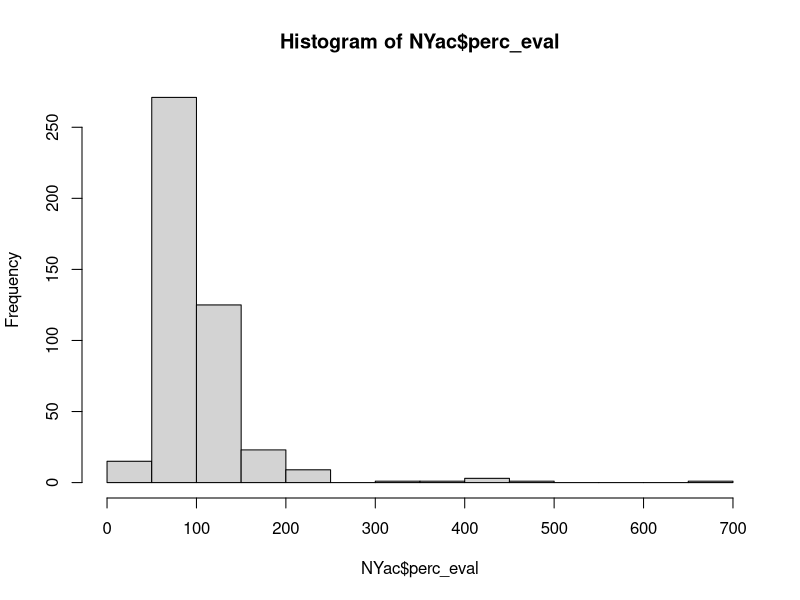
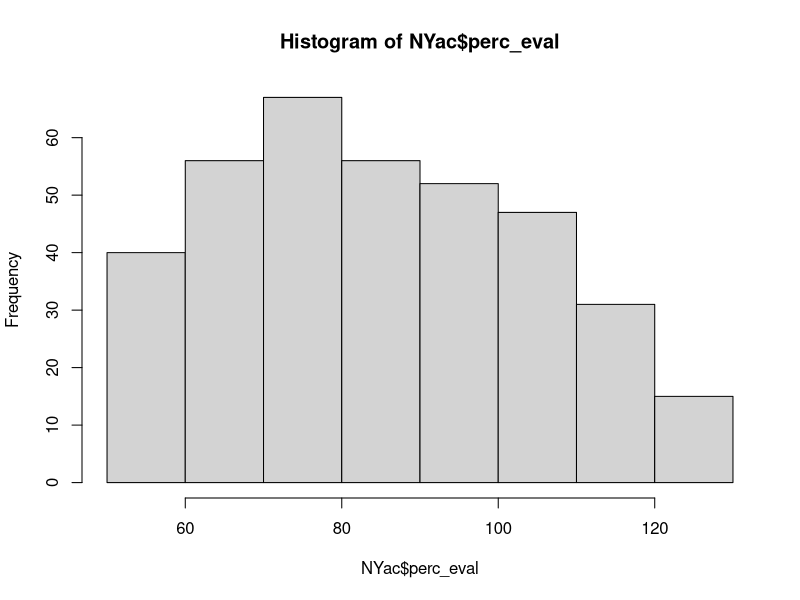

These figures' R source, in order:
# OpTIS adoption rate information for New York aggregated by counties 2015-2021.
# Data shared with AFT from Regrow analysis.
# Column "kpi_name" gives different types of land use areas, with "area" meaning the 
# analyzed acres of the county, tillage type/ cover crop / etc.
# units are ACRES
# this code cleans up the data by: 
## 1) comparing acres evaluated by OpTIS in 2017 with the harvested cropland acres reported in 2017 Ag Census
## 2) removing counties where <50% of harvested cropland was evaluated by OpTIS
## 3) removing counties in the lowest fifth percentile of harvested cropland (small ag counties)
## 4) reports excluded counties
## 5) calculates percent adoption for CT, CC, NT, RT by year and mean adoption for 2018-2021
## 6) saves cleaned up data in new .csv files

# Bonnie McGill - started July 2023



# load packages
library(reshape2) # for dcast()
library(tidyverse)


# to update data from google drive, run "download data.R"




# load the data  #### REDO THIS WITH UPDATED NY CORN AND SOYBEAN FOR ALL COUNTIES

datny <- read.csv("data/optis/datny.csv")


datny <- datny[,c(-1, -2, -4, -7, -10)]

# sum(is.na(datny$kpi_value))
# unique(datny$kpi_name)

# cast data into wide form for separate columns by kpi_name and kpi_value
datw <- dcast(datny, ...~kpi_name, value.var="kpi_value")
colnames(datw)[c(1,4:8)] <- c("county", "eval.acres", "ct.acres", "cc.acres", "nt.acres", "rt.acres") 

datw$county <- str_remove(datw$county, " County")

######### DATA CLEANING
# compare acres evaluated to harvested corn grain and soybean acres from NASS annual surveys
# 
# 
# # ### IMPROVEMENT: add harvested forage crop acres 2015-2021 by county from NASS survey data
# # ### only need to do once
# # # prep data
# # # note alfalfa ("HAYLAGE") and wheat data are not by county.
# df <- list.files(path="data/NASS harvested acres", pattern=" NY ", full.names=T)
# df <- df[1:2]  # note alfalfa ("HAYLAGE") and wheat data are not by county, so not helpful for assessing acreage evaluated as % of county crop acres.
# df <- lapply(df, function(i){
#         i <- read.csv(i)
#         i <- i %>%
#           select("Year", "County", "Data.Item", "Value") %>%
#           filter(!County %in% c("OTHER COUNTIES", "OTHER (COMBINED) COUNTIES")) %>%
#           rename("year"="Year", "county"="County", "crop_name"="Data.Item", "harv_ac"="Value")
#         i$harv_ac <- as.numeric(gsub(",", "", i$harv_ac)) # remove commas from values
#         i$crop_name <- gsub("CORN, GRAIN - ACRES HARVESTED", "Corn grain", i$crop_name)
#         i$crop_name <- gsub("CORN, SILAGE - ACRES HARVESTED", "Corn silage", i$crop_name)
#         i$crop_name <- gsub("SOYBEANS - ACRES HARVESTED", "Soybeans", i$crop_name)
#         i$county <- tools::toTitleCase(tolower(i$county)) # get county names ready to merge with OpTIS spellings, which are correct
#         i <- arrange(i, county)
#       })
# 
# # unique(df[[1]]$crop_name)
# # unique(df[[1]]$County)  ### 14 of 62 acres
# # [1] "CAYUGA"      "CORTLAND"    "ONONDAGA"    "TOMPKINS"    "CATTARAUGUS" "CHAUTAUQUA"  "ERIE"       
# # [8] "GENESEE"     "LIVINGSTON"  "ONTARIO"     "WAYNE"       "WYOMING"     "YATES"       "ALLEGANY"   
# # unique(df[[2]]$County)  ### 15 of 62 acres
# # [1] "CAYUGA"      "CORTLAND"    "ONONDAGA"    "TOMPKINS"    "ALLEGANY"    "CATTARAUGUS" "CHAUTAUQUA" 
# # [8] "STEUBEN"     "ERIE"        "GENESEE"     "LIVINGSTON"  "ONTARIO"     "WAYNE"       "WYOMING"    
# # [15] "YATES"      
# 
# acres <- bind_rows(df) # combine dfs into one df
# rm(df)
# 
# write.csv(acres, "data/NASS harvested acres/NY_harvested_forages2015-2021.csv", row.names=F)



# read in NASS data prepped above
acres <- read.csv("data/NASS harvested acres/NY_harvested_forages2015-2021.csv")

acres <- acres %>%
  mutate(crop_name2=gsub("Corn grain", "Corn",
                         gsub("Corn silage", "Corn", x=crop_name))) %>%  # corn silage and corn grain indistinguishable to OpTIS
  group_by(county, year, crop_name2) %>%
  mutate(harv_ac2 = sum(harv_ac)) %>%  # sum corn silage and corn grain acres together
  ungroup() %>%
  distinct(year, county, crop_name2, .keep_all=T) %>%
  select(year, county, harv_ac2, crop_name2) %>%
  rename(harv_ac = harv_ac2, crop_name = crop_name2)

# Optis data
NYac <- aggregate(eval.acres ~ crop_name + county + year, dat=datw, FUN="sum") %>%  # first sum acres across crops per year
  arrange(year,county)

# unique(NYac$crop_name)
# [1] "Alfalfa"      "Corn"         "Soybeans"     "Winter Wheat"

# remove alfalfa and wheat from NYac (NASS data below doesn't have these)
NYac <- NYac[NYac$crop_name %in% c("Corn", "Soybeans"),]

# join OpTIS And NASS data
NYac <- inner_join(NYac, acres) # acres does not have all counties, some counties do not report
# For the purposes of putting these two data together to check evaluation, inner_join makes sense
# why keep one obs if not in the other.

NYac$perc_eval <- round((100*NYac$eval.acres / NYac$harv_ac), digits=2)
# NAs created where we have OpTIS data but not harvest data

# look for outliers, remember the survey is not necessarily the truth either
min(na.omit(NYac$perc_eval)) # 7.58 not good was hoping to have everything >50%
hist(NYac$perc_eval)   # have some <50, most are between 50-150, but still some as high as 700.
NYac[NYac$perc_eval>125,] %>% 
  arrange(crop_name, county, year)

# crop_name      county year eval.acres harv_ac perc_eval
# 1       Corn      Albany 2021  1612.0621    1230    131.06
# 2       Corn    Allegany 2015 12077.5871    7000    172.54
# 3       Corn      Broome 2015  2922.8562    2300    127.08
# 4       Corn      Broome 2019  4460.2804    3300    135.16
# 5       Corn Cattaraugus 2019 21313.7871   14700    144.99
# 6       Corn      Cayuga 2018 75529.5138   43900    172.05
# 7       Corn      Cayuga 2019 71911.1163   44000    163.43
# 8       Corn  Chautauqua 2019 23202.3139   14500    160.02
# 9       Corn     Chemung 2019  3678.3335    1700    216.37
# 10      Corn    Chenango 2019 10327.2264    7500    137.70
# 11      Corn     Clinton 2019 18180.4666   14000    129.86
# 12      Corn     Clinton 2020 17416.5267   12400    140.46
# 13      Corn     Clinton 2021 16368.4638   12600    129.91
# 14      Corn    Columbia 2015  7593.9455    4700    161.57
# 15      Corn    Columbia 2018 10004.4520    5100    196.17
# 16      Corn    Columbia 2019 10629.0008    6200    171.44
# 17      Corn    Dutchess 2018  4559.0267    2300    198.22
# 18      Corn    Franklin 2019 18272.0547   13900    131.45
# 19      Corn     Genesee 2017 46976.1520   28600    164.25
# 20      Corn     Genesee 2021 44351.9992   30900    143.53
# 21      Corn      Greene 2015   755.2576     200    377.63
# 22      Corn      Greene 2017   837.1254     400    209.28
# 23      Corn      Greene 2021  1153.5394     380    303.56
# 24      Corn    Herkimer 2019 14168.9498   10000    141.69
# 25      Corn       Lewis 2015 15459.5868    3200    483.11
# 26      Corn  Montgomery 2019 14515.2210   11000    131.96
# 27      Corn     Ontario 2018 53993.4843   42200    127.95
# 28      Corn      Orange 2018  5327.4984    2300    231.63
# 29      Corn      Orange 2019  4340.5980    2800    155.02
# 30      Corn      Oswego 2018 10824.0694    7100    152.45
# 31      Corn Schenectady 2016   415.4307     300    138.48
# 32      Corn   Schoharie 2018  6065.3197    4300    141.05
# 33      Corn    Schuyler 2015  5752.7054    2800    205.45
# 34      Corn    Schuyler 2017  7542.8171    4500    167.62
# 35      Corn    Schuyler 2018  8605.5639    6500    132.39
# 36      Corn    Schuyler 2021  7243.9538    4350    166.53
# 37      Corn      Seneca 2015 31407.8924   23000    136.56
# 38      Corn      Seneca 2016 31243.7357   21300    146.68
# 39      Corn      Seneca 2017 28115.3858   16500    170.40
# 40      Corn      Seneca 2018 35671.1007   23600    151.15
# 41      Corn      Seneca 2019 31734.3887   19700    161.09
# 42      Corn      Seneca 2020 31840.1764   24440    130.28
# 43      Corn     Steuben 2019 45703.5689   30400    150.34
# 44      Corn     Suffolk 2015  1007.9368     600    167.99
# 45      Corn     Suffolk 2020   614.9927     450    136.67
# 46      Corn    Tompkins 2019 13807.7483    7200    191.77
# 47      Corn      Ulster 2015  1298.4414     300    432.81
# 48      Corn      Ulster 2019  1976.6383    1200    164.72
# 49      Corn      Ulster 2020  1512.7346     690    219.24
# 50      Corn       Yates 2015 34032.0136   15900    214.04
# 51      Corn       Yates 2016 34980.5957    5000    699.61  #
# 52      Corn       Yates 2019 38428.4616    9500    404.51  #
# 53      Corn       Yates 2020 34299.1955    8470    404.95  #
# 54      Corn       Yates 2021 32763.7346   20570    159.28
# 55  Soybeans      Cayuga 2017 34558.3142   27400    126.13
# 56  Soybeans      Orange 2019  2591.7302    1900    136.41
# 57  Soybeans    Schuyler 2021  1242.3919     890    139.59
# 58  Soybeans      Seneca 2015 28999.9993   23000    126.09
# 59  Soybeans      Seneca 2016 31062.4524   23800    130.51
# 60  Soybeans      Seneca 2017 27137.0549   20000    135.69
# 61  Soybeans      Seneca 2018 32920.3554   24000    137.17
# 62  Soybeans      Seneca 2019 24614.2709   17200    143.11
# 63  Soybeans      Seneca 2020 33707.6210   25400    132.71
# 64  Soybeans      Seneca 2021 31493.7723   24600    128.02
# 65  Soybeans       Yates 2015  6293.4571    4500    139.85
# 66  Soybeans       Yates 2016  7721.8884    5740    134.53
# 67  Soybeans       Yates 2017  5697.4615    3700    153.99
# 68  Soybeans       Yates 2018 11727.6325    4700    249.52
# 69  Soybeans       Yates 2019  6979.4865    4300    162.31
# 70  Soybeans       Yates 2020 10679.4658    4970    214.88
# 71  Soybeans       Yates 2021  9759.1910    4430    220.30

# for now it seems we should ignore these data where perc_eval >125%

NYac <- NYac %>%
  filter(between(perc_eval, 50, 125))  # takes 450 obs to 364

hist(NYac$perc_eval)  # better

# "Described the total acres evaluated and how the % was calculated." 
# % CC, NT, RT was calculated by dividing the number of acres with those practices 
# detected by the number of cropland acres evaluated by OpTIS per county-year

# what proportion of cropland acres did OpTIS evaluate per county?

se <- function(x) {
  sd(x)/sqrt(length(x))
}

mean(na.omit(NYac$perc_eval)) # 85
se(na.omit(NYac$perc_eval)) # 1.03
min(na.omit(NYac$perc_eval)) # 50.05
max(na.omit(NYac$perc_eval)) # 124.73

length(unique(NYac$county))  #43

# number of counties represented in NY data
datw %>%
  # filter(state %in% "NY") %>%
  distinct(county) %>%
  n_distinct()
# 49 (48, 1 IS IN VT)
# there are 62 counties in NY


datw%>%
  distinct(county) %>%
  arrange(county)
# 14 left out are: 
# Bronx (NYC)
# Hamilton (Wilderness areas)
# Kings (Brooklyn)
# Monroe (along L. Ontario)
# Nassau (on Long Island)
# New York (Manhattan)
# Niagara (along L. Ontario)
# Orleans (along L. Ontario)
# Putnam (Hudson Valley)
# Queens (NYC)
# Richmond (Staten Island)
# Rockland (suburb)
# Wayne (along L. Ontario)
# Westchester (just N of NYC, suburb)
# EXTRA COUNTY RUTLAND IS IN VT






################# CALCULATE RATES

# calculate percentages
datw$perc_ct <- 100*(datw$ct.acres / datw$eval.acres)
datw$perc_cc <- 100*(datw$cc.acres / datw$eval.acres)
datw$perc_nt <- 100*(datw$nt.acres / datw$eval.acres)
datw$perc_rt <- 100*(datw$rt.acres / datw$eval.acres)


datw2 <- inner_join(datw, NYac[,c(1,2,3,6)]) #  inner_join() only keeps observations from x that have a matching key in y.
# datw has 1186 obs, while datw2 only has 364
# datw2 only has corn and soybeans

# long form again, but leave out acreages, only need %s
datl <- melt(datw2, id=c("county","year", "crop_name", "perc_eval"), na.rm=T)  # [, -c(4:8)]
# using na.rm = TRUE because do not have all combinations of crop acres per cover crop or tillage acres, e.g. 
# we have soybean acres in Ulster County, NY in 2015, but we do not have soybean cover crop acres for that 
# county-year. So when we melt, we get a bunch of Value = NA rows.


# what are the average county adoption rates and number of acres evaluated? (are any small counties driving percents up?)
# which counties are hotspots?
# use this to make map of counties see "/code/plot_making/OpTIS_county_heatmap_IL.R"
means_county <- datl %>%
  filter(year>2017) %>%
  group_by(county, variable) %>%   # means across corn and soybean acres (not grouping by crop)
  summarize(mean.perc = mean(value), 
            mean.eval = mean(perc_eval)) %>%
  arrange(variable, desc(mean.perc)) %>%
  ungroup() %>%
  group_by(variable) %>%
  mutate(rank = seq_along(variable))

# use this to make table of top 5
means_county_top5 <- means_county %>%
  filter(rank<6)

means_county_top5
# # A tibble: 20 × 5
# # Groups:   variable [4]
# county     variable mean.perc mean.eval  rank
# <chr>      <fct>        <dbl>     <dbl> <int>
#   1 Broome     perc_ct       26.3      63.8     1
# 2 Chemung    perc_ct       25.1      66.5     2
# 3 Steuben    perc_ct       19.8      92.0     3
# 4 Sullivan   perc_ct       19.0      61.8     4
# 5 Chautauqua perc_ct       17.3      91.3     5

# 6 Suffolk    perc_cc       44.4     116.      1
# 7 Albany     perc_cc       40.0     125.      2
# 8 Delaware   perc_cc       26.9      69.3     3
# 9 Washington perc_cc       21.3      71.2     4
# 10 Rensselaer perc_cc       18.7      75.9     5

# 11 Seneca     perc_nt       43.7     125.      1
# 12 Oswego     perc_nt       43.0     104.      2
# 13 Schuyler   perc_nt       42.2      84.6     3
# 14 Cayuga     perc_nt       42.1     113.      4
# 15 Onondaga   perc_nt       40.0     112.      5

# 16 Herkimer   perc_rt       71.5      79.2     1
# 17 Jefferson  perc_rt       66.0      85.2     2
# 18 Sullivan   perc_rt       64.8      61.8     3
# 19 Oneida     perc_rt       64.8      79.0     4
# 20 Madison    perc_rt       63.7      77.5     5


# write files
write.csv(NYac, "data/optis/datny_eval.csv", row.names=F)  # compares evaluated and harvested acres, no adoption info
write.csv(datw, "data/optis/datny_cleanwide.csv", row.names=F) # wide form with a column for each: perc_ct, perc_cc, etc.
write.csv(datl, "data/optis/datny_cleanlong.csv", row.names=F) # long form with a column for "variable" that gives perc_ct, perc_cc, etc.
write.csv(means_county, "data/optis/means_county_ny.csv", row.names=F)  # mean adoption rates 2018-2021
write.csv(means_county_top5, "data/optis/means_county_top5ny.csv", row.names=F)  # mean adoption rates 2018-2021 top 5 counties

